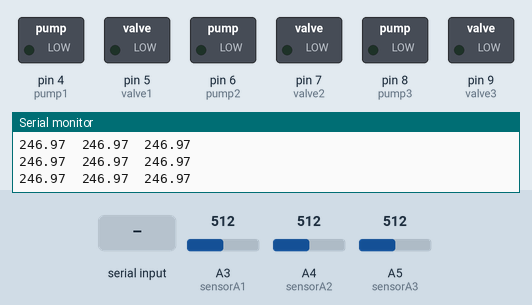
Bench run of a sketch on a simulated Arduino Uno, built with avr-gcc and run on an emulated ATmega328P. On the bench: switched loads named in the sketch (green lamp = pin HIGH), the last lines printed to the serial monitor. The inputs (shaded band) are chosen by the test bench; at power-on: A3 (sensorA1) = 512, A4 (sensorA2) = 512, A5 (sensorA3) = 512.

Above: at 1.2 s.
1.3 s: "a" received over the second serial link
At 1.7 s:
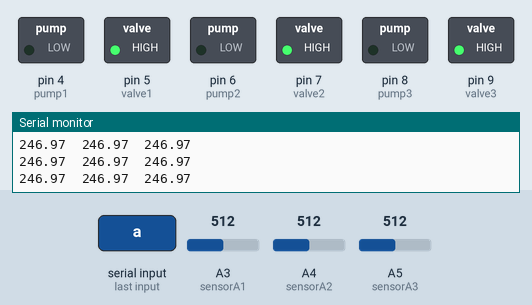
2.8 s: "b" received over the second serial link
At 3.3 s:
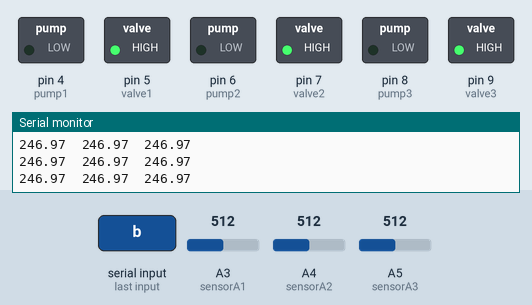
4.3 s: A3 (sensorA1) set to 237
5.8 s: A3 (sensorA1) set to 217
8.8 s: "c" received over the second serial link
At 9.2 s:
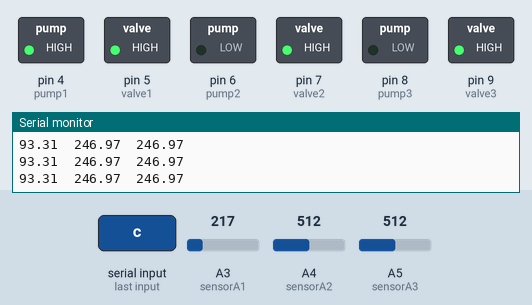
10.3 s: A3 (sensorA1) set to 310
11.8 s: A3 (sensorA1) set to 336
At 12.9 s:
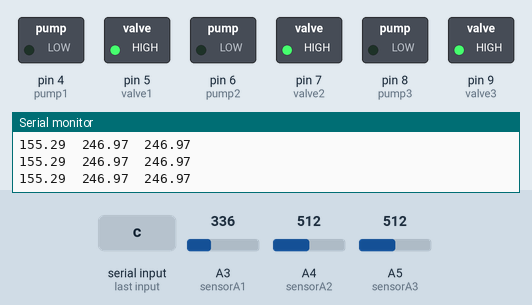
Timing chart, 0 to 14.3 s (numbered marks = the images above; inputs shaded):
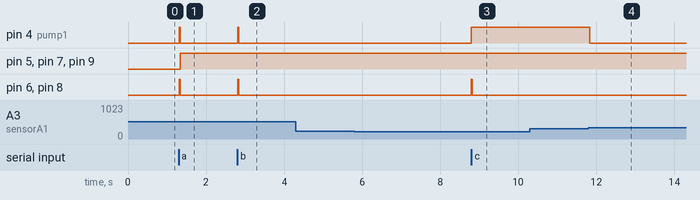

Measured:
- the behaviour switches between 325 and 326 on A3 (sensorA1) (found by bisection; images 3 and 4)
- after the input at 1.3 s, pin 4 (pump1), pin 6 (pump2), pin 8 (pump3): LOW → HIGH at once, → LOW 0.02 s later; pin 5 (valve1), pin 7 (valve2), pin 9 (valve3): LOW → HIGH at once
- after the input at 2.8 s, pin 4 (pump1), pin 6 (pump2), pin 8 (pump3): LOW → HIGH at once, → LOW 0.02 s later
- after the input at 8.8 s, pin 4 (pump1): LOW → HIGH at once; pin 6 (pump2), pin 8 (pump3): LOW → HIGH at once, → LOW 0.02 s later
- after the input at 11.8 s, pin 4 (pump1): HIGH → LOW at once

The sketch:

BleTest_app.ino
```cpp
#include <SoftwareSerial.h>
#define Software_TX 3
#define Software_RX 2
#define sensorP1 A0
#define sensorP2 A1
#define sensorP3 A2     //三个脉搏传感器
#define sensorA1 A3
#define sensorA2 A4
#define sensorA3 A5    //三个气压传感器
#define pump1 4
#define valve1 5
#define pump2 6
#define valve2 7
#define pump3 8
#define valve3 9

char read_dat, jdy_dat;
/*byte lowa = 0;
byte higha = 0;
byte lowb = 0;
byte highb = 0;
byte lowc = 0;
byte highc = 0;*/
int valP1 = 0;
int valP2 = 0;
int valP3 = 0;    //三个脉搏传感器的采样值
int valA1 = 0;
int valA2 = 0;
int valA3 = 0;    //三个气压传感器的采样值
float V_pressure1 = 0;
float mmhg_pressure1 = 0;
float V_pressure2 = 0;
float mmhg_pressure2 = 0;
float V_pressure3 = 0;
float mmhg_pressure3 = 0;    //三个气压传感器的采样值换算成电压和mmHg
char airMode;     //加压模式
bool state = 0;
bool sendData = 0;
SoftwareSerial BLE_JDY_16(Software_RX, Software_TX);//

/*byte int2bytelow (int x, unsigned char channel){
  byte lowx = ((byte)x) & 0x3f;
  switch (channel) {
    case 'a': lowx = lowx + 0; break;
    case 'b': lowx = lowx + 64; break;
    case 'c': lowx = lowx + 128; break;
  }
  return lowx;
}

byte int2bytehigh (int x, unsigned char channel){
  byte highx = (byte)(x >> 6);
  switch (channel) {
    case 'a': highx = highx + 0; break;
    case 'b': highx = highx + 16; break;
    case 'c': highx = highx + 32; break;
  }
  return highx;
}*/

void setup()
 {
     Serial.begin(9600);
     BLE_JDY_16.begin(9600);
     Serial.println("Ble Test");

     pinMode(sensorP1, INPUT);pinMode(sensorP2, INPUT);pinMode(sensorP3, INPUT);
     pinMode(sensorA1, INPUT);pinMode(sensorA2, INPUT);pinMode(sensorA3, INPUT);
     for (int i = 4; i <= 9; i ++){
        pinMode(i, OUTPUT);
        digitalWrite(i, LOW);
     }
 }

void jiaya(int pos, float mmhg_pressure, float pessureValue){
  if (pos == 1) {digitalWrite(valve1, HIGH);}
  else if (pos == 2) {digitalWrite(valve2, HIGH);}
  else if (pos == 3) {digitalWrite(valve3, HIGH);}
  if (mmhg_pressure > pessureValue){
     if (pos == 1) {digitalWrite(pump1, LOW);}
     else if (pos == 2) {digitalWrite(pump2, LOW);}
     else if (pos == 3) {digitalWrite(pump3, LOW);}
  }
}

void jiayabaochi(int pos, float mmhg_pressure, float pessureValue){
  if (pos == 1) {digitalWrite(valve1, HIGH);}
  else if (pos == 2) {digitalWrite(valve2, HIGH);}
  else if (pos == 3) {digitalWrite(valve3, HIGH);}
  if (mmhg_pressure > pessureValue){
     if (pos == 1) {digitalWrite(pump1, LOW);}
     else if (pos == 2) {digitalWrite(pump2, LOW);}
     else if (pos == 3) {digitalWrite(pump3, LOW);}
  }  else if(mmhg_pressure <= 0.8 * pessureValue){
     if (pos == 1) {digitalWrite(pump1, HIGH);}
     else if (pos == 2) {digitalWrite(pump2, HIGH);}
     else if (pos == 3) {digitalWrite(pump3, HIGH);}
  }
}

void loop()
 {
     unsigned long t = micros();
     while (true) {
        valA1 = analogRead(sensorA1);
        valA2 = analogRead(sensorA2);
        valA3 = analogRead(sensorA3);

        //气压值的计算
        V_pressure1 = (float)valA1 * 5.0 / 1023.0;
        mmhg_pressure1 = 106.57 * V_pressure1 - 19.72;
        V_pressure2 = (float)valA2 * 5.0 / 1023.0;
        mmhg_pressure2 = 106.57 * V_pressure2 - 19.72;
        V_pressure3 = (float)valA3 * 5.0 / 1023.0;
        mmhg_pressure3 = 106.57 * V_pressure3 - 19.72;

        if (BLE_JDY_16.available()) {
          jdy_dat = (char)BLE_JDY_16.read();
          //delay(2);
          Serial.write(jdy_dat);
          if ((jdy_dat >=  'a' && jdy_dat <=  'z') || jdy_dat ==  '9'){
             airMode = jdy_dat;
             digitalWrite(pump1, HIGH); digitalWrite(pump2, HIGH); digitalWrite(pump3, HIGH);
          }
       }

       Serial.print(mmhg_pressure1);Serial.print("  ");Serial.print(mmhg_pressure2);Serial.print("  ");
       Serial.println(mmhg_pressure3);

       switch (airMode){
         case 'a': jiaya(1, mmhg_pressure1, 50.0); jiaya(2, mmhg_pressure2, 50.0); jiaya(3, mmhg_pressure3, 50.0); break;
         case 'b': jiaya(1, mmhg_pressure1, 100.0); jiaya(2, mmhg_pressure2, 50.0); jiaya(3, mmhg_pressure3, 50.0); break;
         case 'c': jiaya(1, mmhg_pressure1, 150.0); jiaya(2, mmhg_pressure2, 50.0); jiaya(3, mmhg_pressure3, 50.0); break;
         case 'd': jiaya(1, mmhg_pressure1, 50.0); jiaya(2, mmhg_pressure2, 100.0); jiaya(3, mmhg_pressure3, 50.0); break;
         case 'e': jiaya(1, mmhg_pressure1, 100.0); jiaya(2, mmhg_pressure2, 100.0); jiaya(3, mmhg_pressure3, 50.0); break;
         case 'f': jiaya(1, mmhg_pressure1, 150.0); jiaya(2, mmhg_pressure2, 100.0); jiaya(3, mmhg_pressure3, 50.0); break;
         case 'g': jiaya(1, mmhg_pressure1, 50.0); jiaya(2, mmhg_pressure2, 150.0); jiaya(3, mmhg_pressure3, 50.0); break;
         case 'h': jiaya(1, mmhg_pressure1, 100.0); jiaya(2, mmhg_pressure2, 150.0); jiaya(3, mmhg_pressure3, 50.0); break;
         case 'i': jiaya(1, mmhg_pressure1, 150.0); jiaya(2, mmhg_pressure2, 150.0); jiaya(3, mmhg_pressure3, 50.0); break;
         case 'j': jiaya(1, mmhg_pressure1, 50.0); jiaya(2, mmhg_pressure2, 50.0); jiaya(3, mmhg_pressure3, 100.0); break;
         case 'k': jiaya(1, mmhg_pressure1, 100.0); jiaya(2, mmhg_pressure2, 50.0); jiaya(3, mmhg_pressure3, 100.0); break;
         case 'l': jiaya(1, mmhg_pressure1, 150.0); jiaya(2, mmhg_pressure2, 50.0); jiaya(3, mmhg_pressure3, 100.0); break;
         case 'm': jiaya(1, mmhg_pressure1, 50.0); jiaya(2, mmhg_pressure2, 100.0); jiaya(3, mmhg_pressure3, 100.0); break;
         case 'n': jiaya(1, mmhg_pressure1, 100.0); jiaya(2, mmhg_pressure2, 100.0); jiaya(3, mmhg_pressure3, 100.0); break;
         case 'o': jiaya(1, mmhg_pressure1, 150.0); jiaya(2, mmhg_pressure2, 100.0); jiaya(3, mmhg_pressure3, 100.0); break;
         case 'p': jiaya(1, mmhg_pressure1, 50.0); jiaya(2, mmhg_pressure2, 150.0); jiaya(3, mmhg_pressure3, 100.0); break;
         case 'q': jiaya(1, mmhg_pressure1, 100.0); jiaya(2, mmhg_pressure2, 150.0); jiaya(3, mmhg_pressure3, 100.0); break;
         case 'r': jiaya(1, mmhg_pressure1, 150.0); jiaya(2, mmhg_pressure2, 150.0); jiaya(3, mmhg_pressure3, 100.0); break;
         case 's': jiaya(1, mmhg_pressure1, 50.0); jiaya(2, mmhg_pressure2, 50.0); jiaya(3, mmhg_pressure3, 150.0); break;
         case 't': jiaya(1, mmhg_pressure1, 100.0); jiaya(2, mmhg_pressure2, 50.0); jiaya(3, mmhg_pressure3, 150.0); break;
         case 'u': jiaya(1, mmhg_pressure1, 150.0); jiaya(2, mmhg_pressure2, 50.0); jiaya(3, mmhg_pressure3, 150.0); break;
         case 'v': jiaya(1, mmhg_pressure1, 50.0); jiaya(2, mmhg_pressure2, 100.0); jiaya(3, mmhg_pressure3, 150.0); break;
         case 'w': jiaya(1, mmhg_pressure1, 100.0); jiaya(2, mmhg_pressure2, 100.0); jiaya(3, mmhg_pressure3, 150.0); break;
         case 'x': jiaya(1, mmhg_pressure1, 150.0); jiaya(2, mmhg_pressure2, 100.0); jiaya(3, mmhg_pressure3, 150.0); break;
         case 'y': jiaya(1, mmhg_pressure1, 50.0); jiaya(2, mmhg_pressure2, 150.0); jiaya(3, mmhg_pressure3, 150.0); break;
         case 'z': jiaya(1, mmhg_pressure1, 100.0); jiaya(2, mmhg_pressure2, 150.0); jiaya(3, mmhg_pressure3, 150.0); break;
         case '9': jiaya(1, mmhg_pressure1, 150.0); jiaya(2, mmhg_pressure2, 150.0); jiaya(3, mmhg_pressure3, 150.0); break;
       }

       // 泄压
        if (jdy_dat == '8'){digitalWrite(valve1, LOW); digitalWrite(valve2, LOW); digitalWrite(valve3, LOW);}

        // 通过手机app上的接收和暂停按钮，确定是否发送蓝牙数据
        if (jdy_dat == '1'){sendData = 1;}
        else if(jdy_dat == '0'){sendData = 0;}

        if (sendData){
          unsigned long t1 = micros();
          if (t1 - t >= 25000) {
            state = ! state;
            t = t1;
            if (state) {BLE_JDY_16.write(105);BLE_JDY_16.write(155);BLE_JDY_16.write(205);}
            else {BLE_JDY_16.write(125);BLE_JDY_16.write(175);BLE_JDY_16.write(225);}
          }
        }

     }
 }
```
